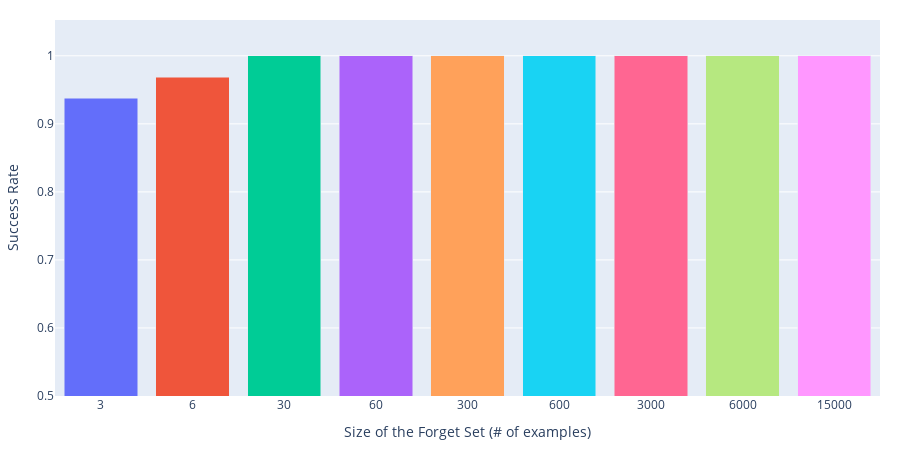

The notebook cell this image was saved under:
### Code cell
fig = px.bar(adv_data, x="forget_set_size", y="win_percentage", barmode="stack", color="forget_set_size",
    width=900,
    height=450,
    labels = {
        'win_percentage': 'Success Rate',
        'forget_set_size': "Size of the Forget Set (# of examples)"
    }
)
fig.update_yaxes(minallowed=0.5)
fig.update_layout(
    margin=dict(l=20, r=20, t=20, b=20),
    showlegend=False,
)
fig.write_image('images/adv_cdu_forget_set_size.png')
fig.write_image('images/adv_cdu_forget_set_size.pdf')


fig.show()

### Figure 1 — Plotly figure (JSON) as saved in the notebook; plotly's stock layout.template omitted (floating-point values rounded to 4 significant figures)
{"data": [{"alignmentgroup": "True", "hovertemplate": "Size of the Forget Set (# of examples)=%{x}<br>Success Rate=%{y}<extra></extra>", "legendgroup": "3", "marker": {"color": "#636efa", "pattern": {"shape": ""}}, "name": "3", "offsetgroup": "3", "orientation": "v", "showlegend": true, "textposition": "auto", "type": "bar", "x": ["3"], "xaxis": "x", "y": [0.9375], "yaxis": "y"}, {"alignmentgroup": "True", "hovertemplate": "Size of the Forget Set (# of examples)=%{x}<br>Success Rate=%{y}<extra></extra>", "legendgroup": "6", "marker": {"color": "#EF553B", "pattern": {"shape": ""}}, "name": "6", "offsetgroup": "6", "orientation": "v", "showlegend": true, "textposition": "auto", "type": "bar", "x": ["6"], "xaxis": "x", "y": [0.9688], "yaxis": "y"}, {"alignmentgroup": "True", "hovertemplate": "Size of the Forget Set (# of examples)=%{x}<br>Success Rate=%{y}<extra></extra>", "legendgroup": "30", "marker": {"color": "#00cc96", "pattern": {"shape": ""}}, "name": "30", "offsetgroup": "30", "orientation": "v", "showlegend": true, "textposition": "auto", "type": "bar", "x": ["30"], "xaxis": "x", "y": [1], "yaxis": "y"}, {"alignmentgroup": "True", "hovertemplate": "Size of the Forget Set (# of examples)=%{x}<br>Success Rate=%{y}<extra></extra>", "legendgroup": "60", "marker": {"color": "#ab63fa", "pattern": {"shape": ""}}, "name": "60", "offsetgroup": "60", "orientation": "v", "showlegend": true, "textposition": "auto", "type": "bar", "x": ["60"], "xaxis": "x", "y": [1], "yaxis": "y"}, {"alignmentgroup": "True", "hovertemplate": "Size of the Forget Set (# of examples)=%{x}<br>Success Rate=%{y}<extra></extra>", "legendgroup": "300", "marker": {"color": "#FFA15A", "pattern": {"shape": ""}}, "name": "300", "offsetgroup": "300", "orientation": "v", "showlegend": true, "textposition": "auto", "type": "bar", "x": ["300"], "xaxis": "x", "y": [1], "yaxis": "y"}, {"alignmentgroup": "True", "hovertemplate": "Size of the Forget Set (# of examples)=%{x}<br>Success Rate=%{y}<extra></extra>", "legendgroup": "600", "marker": {"color": "#19d3f3", "pattern": {"shape": ""}}, "name": "600", "offsetgroup": "600", "orientation": "v", "showlegend": true, "textposition": "auto", "type": "bar", "x": ["600"], "xaxis": "x", "y": [1], "yaxis": "y"}, {"alignmentgroup": "True", "hovertemplate": "Size of the Forget Set (# of examples)=%{x}<br>Success Rate=%{y}<extra></extra>", "legendgroup": "3000", "marker": {"color": "#FF6692", "pattern": {"shape": ""}}, "name": "3000", "offsetgroup": "3000", "orientation": "v", "showlegend": true, "textposition": "auto", "type": "bar", "x": ["3000"], "xaxis": "x", "y": [1], "yaxis": "y"}, {"alignmentgroup": "True", "hovertemplate": "Size of the Forget Set (# of examples)=%{x}<br>Success Rate=%{y}<extra></extra>", "legendgroup": "6000", "marker": {"color": "#B6E880", "pattern": {"shape": ""}}, "name": "6000", "offsetgroup": "6000", "orientation": "v", "showlegend": true, "textposition": "auto", "type": "bar", "x": ["6000"], "xaxis": "x", "y": [1], "yaxis": "y"}, {"alignmentgroup": "True", "hovertemplate": "Size of the Forget Set (# of examples)=%{x}<br>Success Rate=%{y}<extra></extra>", "legendgroup": "15000", "marker": {"color": "#FF97FF", "pattern": {"shape": ""}}, "name": "15000", "offsetgroup": "15000", "orientation": "v", "showlegend": true, "textposition": "auto", "type": "bar", "x": ["15000"], "xaxis": "x", "y": [1], "yaxis": "y"}], "layout": {"barmode": "stack", "height": 450, "legend": {"title": {"text": "Size of the Forget Set (# of examples)"}, "tracegroupgap": 0}, "margin": {"b": 20, "l": 20, "r": 20, "t": 20}, "showlegend": false, "width": 900, "xaxis": {"anchor": "y", "categoryarray": ["3", "6", "30", "60", "300", "600", "3000", "6000", "15000"], "categoryorder": "array", "domain": [0, 1], "title": {"text": "Size of the Forget Set (# of examples)"}}, "yaxis": {"anchor": "x", "domain": [0, 1], "minallowed": 0.5, "title": {"text": "Success Rate"}}}}
